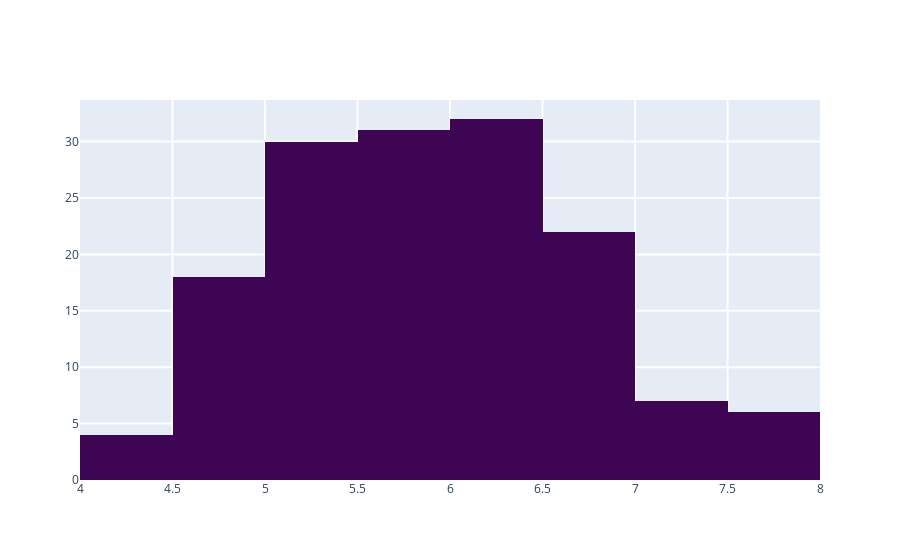

Notebook code cell kept with this figure:
### Markdown cell above
## Histogram

### Code cell
df = dataloader.load_iris()
plty.distplot(df, col="sepal_length")

### Figure 1 — Plotly figure (JSON) as saved in the notebook; plotly's stock layout.template omitted (floating-point values rounded to 4 significant figures; data arrays with more than 128 entries replaced by an {"elided": "..."} marker saying what was removed)
{"data": [{"histfunc": "count", "marker": {"color": "#3D0553"}, "type": "histogram", "x": {"elided": "150 float values"}}], "layout": {"autosize": true, "xaxis": {"autorange": true, "gridwidth": 2, "range": [4, 8], "ticklen": 5, "type": "linear", "zeroline": false}, "yaxis": {"autorange": true, "gridwidth": 2, "range": [0, 33.68], "ticklen": 5}}}
